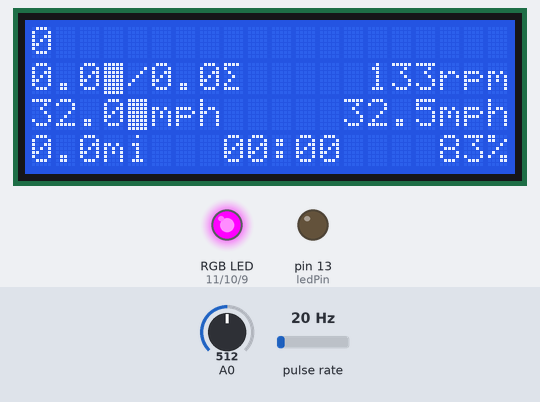
A sketch run on a simulated Arduino Uno, built with avr-gcc and run on an emulated ATmega328P. Shown: 20×4 character LCD, an RGB LED mixed from three pins (HIGH = lit), output pins drawn as LEDs (lit = HIGH). Wiring (inferred from the names in the program): pulse sensor: data pin 2. The test bench sets the inputs (shaded band); at power-on: pulse rate 20 Hz, A0 = 512.

Above: at 1.6 s.
1.7 s: pulse rate (sensor on pin 2) set to 8 Hz
At 2.23 s:
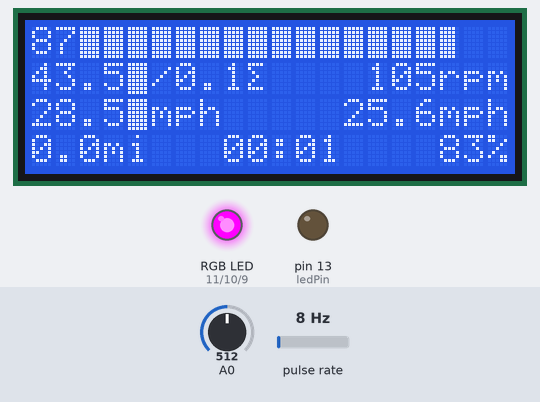
3.9 s: A0 set to 716
At 7.2 s:
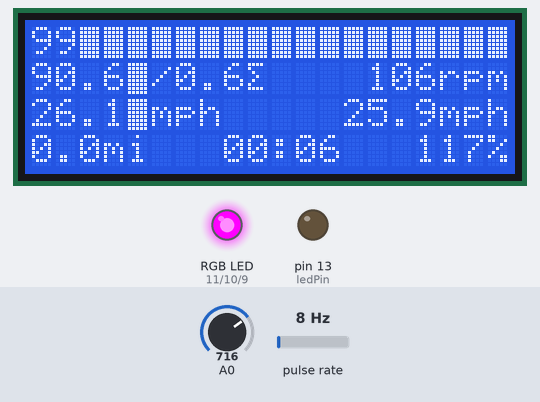
7.3 s: pulse rate (sensor on pin 2) set to 4 Hz
At 9.4 s:
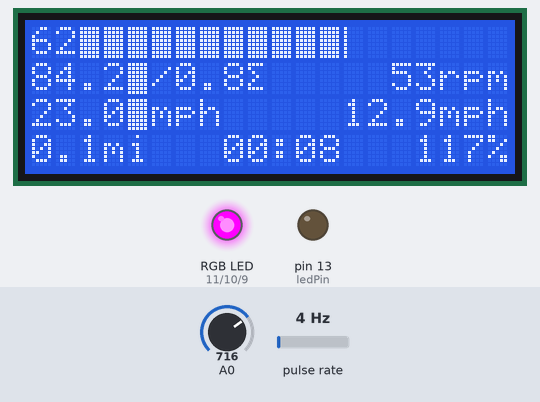
10.3 s: A0 set to 900
At 13.4 s:
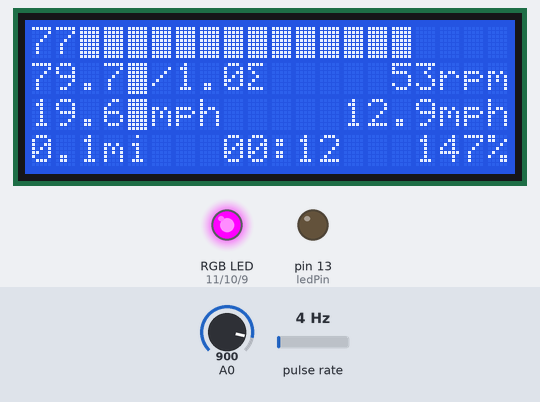
14.3 s: A0 set to 1023
At 17.4 s:
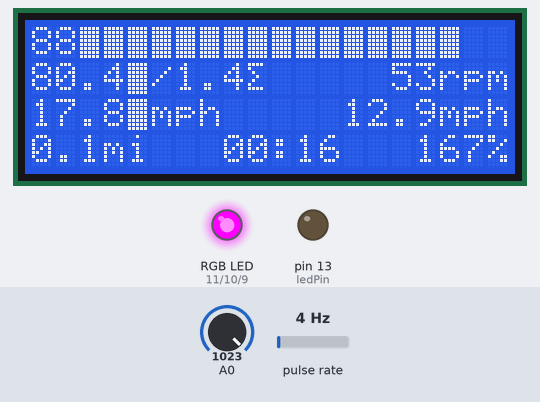
18.3 s: A0 set to 511
At 21.4 s:
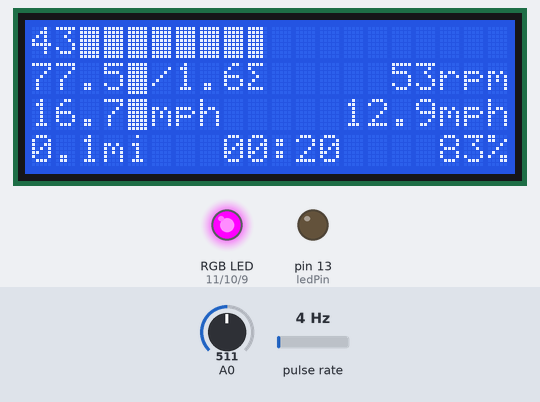
Timing chart, 0 to 22.9 s (numbered marks = the images above; inputs shaded):
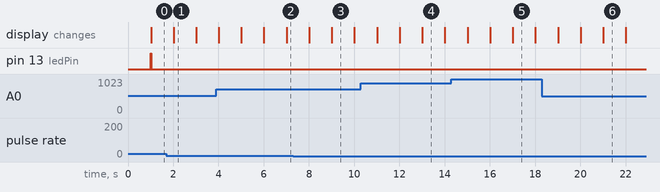

Measured:
- after the input at 1.7 s, pin 13 (ledPin): stops changing and stays LOW; the display: changes after 0.31 s (image 1)
- after the input at 7.3 s, the display: first changes after 0.72 s (image 3 shows a later state)
- what the display in image 1 shows lasts 1.0 s, from 2.0 s to 3.0 s

The sketch:

Exercise_Bike_LCD_v1.0.ino
```cpp
/*

 The LiquidCrystal library works with all LCD displays that are compatible
 with the Hitachi HD44780 driver. There are many of them out there, and you
 can usually tell them by the 16-pin interface.

LCD Pins
 * 1-     VSS to ground
 * 2-     VDD/VCC to +5v
 * 3-     V0 to ground
 *           *Can use 10K potentiometer to set contrast:
 *           *ends to +5V and ground
 *           *VO pin to wiper (pot pin 2)
 * 4-     RS to digital pin 7
 * 5-     R/W to ground
 * 6-     E (Enable) digital pin 6
 * 7-10-  D0-D3 to none
 * 11-    D4 to digital pin 5
 * 12-    D5 to digital pin 4
 * 13-    D6 to digital pin 3
 * 14-    D7 to digital pin 12
 * 15-    A to +5v
 * 16-    K to ground for full LED backlight
 * RGB LCDs:
 * 16-    Red to digital PWM pin 11 (255=backlight off, 0=on)
 * 17-    Grn to digital PWM pin 10 (255=backlight off, 0=on)
 * 18-    Blu to digital PWM pin 9  (255=backlight off, 0=on)

 */

// include the library code:
#include <LiquidCrystal.h>
#include <LcdBarGraph.h>

//CONSTANTS
//Hook RPM sensor to pin 2 for interrupt
#define RPM_SENSOR 2
//Flywheel to pedal ratio (2*pi*radius or pi*diameter)
#define FLYWHEEL_RATIO 4.5
//Flywheel circumference INCHES
#define FLYWHEEL_CIRC 57.305
//debounce time in milliseconds
//Set slightly above max RPM of 200RPM = 3.33 pedal rev per sec *4.5 flywheel ratio = 15 flywheel spins/sec
//1000 millis in a sec / 15 flywheel per sec = 66.66 millis between wheel spins
#define DEBOUNCE_TIME 70
// interval at which to blink LED (milliseconds)
#define BLINK_DURATION 5
//How often to update LCD (milliseconds)
#define LCD_INTERVAL 1000
//How long to wait after last pedal to auto-pause (milliseconds)
#define PAUSE_DELAY 2000
//LCD Width in columns
#define LCD_WIDTH 20
//LCD Height in columns
#define LCD_HEIGHT 4
//Pins for the RGB LCD backlight
#define REDLITE 11
#define GREENLITE 10
#define BLUELITE 9

// initialize the library with the numbers of the interface pins
LiquidCrystal lcd(7, 6, 5, 4, 3, 12);
//LcdBarGraph params (lcdName, columns wide, lcd starting column, lcd line)
LcdBarGraph pwrBar(&lcd, LCD_WIDTH-2, 2, 0);
String timestring = "00:00";
String pausetime = "PAUSE";
int inter_pin;
const int ledPin =  13;// the number of the LED pin
int ledState = LOW;
int sensorValue = 0;
int len = 0;
int len_rt = 0;
int gear = 0;
int rpm = 0;
float lcd_updates = 0.0;
int cur_pwr = 0;
float avg_pwr = 0.0;
float rps;
float mph;
float total_mi;
float total_in;
float avg_mph = 0.0;
float elapsedSecs;
unsigned long avg_mph_total = 0;
unsigned long cur_pwr_total = 0;
unsigned long avg_pwr_total = 0;
float total_pwr = 0.0;
//changed the unsigned longs above this line 10/15/20 from ints due to negative values
//I think I quickly exceeded the limit on ints of ~32000
unsigned long last_spin_time = 0;
unsigned long previousMillisLED = 0;     // will store last time LED was updated
unsigned long previousMillisLCD = 0;     // will store last time LCD was updated
unsigned long startMillis;
unsigned long currentMillis;
unsigned long elapsedMillis;
unsigned long pausedMillis = 0;
bool pause_flash = 0;
byte xbar[] = {
  B11111,
  B00000,
  B10001,
  B01010,
  B00100,
  B01010,
  B10001,
  B00000
};
byte sigma[] = {
  B11110,
  B10000,
  B01000,
  B00100,
  B01000,
  B10000,
  B11110,
  B00000
};

void setup() {
  pinMode(RPM_SENSOR, INPUT);
  pinMode(ledPin, OUTPUT);
  pinMode(REDLITE, OUTPUT);
  pinMode(GREENLITE, OUTPUT);
  pinMode(BLUELITE, OUTPUT);
  inter_pin = digitalPinToInterrupt(RPM_SENSOR);
  attachInterrupt(inter_pin, handle_spin, RISING);
  analogWrite(GREENLITE, 0);
  analogWrite(REDLITE, 255);
  analogWrite(BLUELITE, 255);
  //Serial.begin(115200);
  currentMillis = millis();
  lcd.createChar(0, xbar);
  lcd.createChar(5, sigma);
  //analogWrite(8, CONTRAST);
  // set up the LCD's number of columns and rows:
  lcd.begin(LCD_WIDTH, LCD_HEIGHT);

  //TO-DO print WELCOME message
  //Serial.println("hello");
}

void loop() {
  //blink w/o delay code
  // check to see if it's time to blink the LED
  currentMillis = millis();
  // check for spin since last led blink finished
  if (last_spin_time > (previousMillisLED + BLINK_DURATION)) {
    // save the last time LED blinked (now)
    previousMillisLED = currentMillis;
    ledState = HIGH;
  }
  //last led blink finished and no more recent spin
  else if (currentMillis > last_spin_time + BLINK_DURATION){
    ledState = LOW;
  }
  // set the LED with the ledState of the variable:
  digitalWrite(ledPin, ledState);

  // update LCD on LCD_INTERVAL interval
  if (currentMillis >= previousMillisLCD + LCD_INTERVAL) {
    previousMillisLCD = currentMillis;
    update_lcd();
  }
}

void handle_spin() {
  unsigned long diff = millis() - last_spin_time;
  if (diff > DEBOUNCE_TIME) {
    last_spin_time = millis();
    rps = 1000.000 / diff;
    //divide by 4.5 since wheel spins 4.5x/pedal revolution
    rpm = ((rps * 60.0)/FLYWHEEL_RATIO);
    mph = (FLYWHEEL_CIRC * FLYWHEEL_RATIO * rpm * 60)/63360;
    //Serial.print("RPM:");
    //Serial.println(rpm);
    }
}

void update_lcd() {
  //update time if pedal detected in PAUSE_DELAY interval, else flash
  //alternating elapsed time and "PAUSED"
  if (currentMillis - last_spin_time < PAUSE_DELAY) {
    pause_flash = 0;
    update_time_mph_pwr();
  }
  else {
    pwrBar.drawValue(0, 99);
    flash_pause();
  }

  sensorValue = analogRead(A0);
  //Serial.println(sensorValue);
  gear= map(sensorValue, 0, 611, 0, 100);

  //line1
  // set the cursor to column 0, line 1
  // (note: line 1 is the second row, since counting begins with 0):
  lcd.setCursor(0, 0);
  if (cur_pwr < 10){
    lcd.print(cur_pwr);
    lcd.print(" ");
    pwrBar.drawValue(cur_pwr, 99);
  }
  else if (cur_pwr <= 99){
    lcd.print(cur_pwr);
    pwrBar.drawValue(cur_pwr, 99);
  }
  else {
    lcd.print("99");
    pwrBar.drawValue(99, 99);
  }

  //line2
  lcd.setCursor(0, 1);
  lcd.print(avg_pwr,1);
  len = String(avg_pwr,1).length();
  lcd.setCursor(len, 1);
  lcd.write(byte(0)); //xbar
  lcd.print("/");
  lcd.print(total_pwr,1);
  lcd.write(byte(5));//sigma
  len = len + String(total_pwr,1).length() +3; //+3 for "xbar/" and sigma
  len_rt = LCD_WIDTH - String(rpm).length() -3; //-3 for "rpm"
  //print spaces
  for (int i = len; i < len_rt; i++) {
    lcd.print(" ");
  }
  lcd.setCursor(len_rt, 1);
  lcd.print(rpm);
  lcd.print("rpm");

  //line3
  lcd.setCursor(0, 2);
  lcd.print(avg_mph,1);
  lcd.write(byte(0)); //xbar
  lcd.print("mph");
  len = String(avg_mph,1).length() + 4; //+4 for xbar+"mph"
  len_rt = LCD_WIDTH - String(mph, 1).length() - 3; //-3 for "mph"
  //print spaces
  for (int i = len; i < len_rt; i++) {
    lcd.print(" ");
  }
  lcd.print(mph,1);
  lcd.print("mph");

  //line4
  lcd.setCursor(0, 3);
  lcd.print(total_mi,1);
  lcd.print("mi");
  len = String(total_mi,1).length() + 2; //2 for "mi"
  len_rt = LCD_WIDTH - (LCD_WIDTH/2) - timestring.length() + 3; //+3 for ":ss" piece
  //print spaces
  for (int i = len; i < len_rt; i++) {
    lcd.print(" ");
    len++;
  }
  lcd.print(timestring);
  len = len + timestring.length(); //-1 to remove last increment made by for loop
  len_rt = LCD_WIDTH - String(gear).length() - 1; //-1 for "%"
  for (int i = len; i < len_rt; i++) {
    lcd.print(" ");
  }
  lcd.print(gear);
  lcd.print("%");

}

void update_time_mph_pwr() {
  pause_flash = 0;
  elapsedMillis = (last_spin_time - startMillis - pausedMillis);
  elapsedSecs = elapsedMillis/1000;
  unsigned long durSS = (elapsedMillis/1000)%60;    //Seconds
  unsigned long durMM = (elapsedMillis/(60000))%60; //Minutes

  if (durMM < 10)
  {
    timestring ="0" + String(durMM) + ":";
  }
  else{
    timestring =String(durMM) + ":";
  }

  if (durSS < 10)
  {
    timestring = timestring + "0" + String(durSS);
  }
  else{
    timestring = timestring + String(durSS);
  }
  //keep track of how many times this was called so we know
  //how much to devide the totals by since values are added to the total
  //each time this is called
  lcd_updates++;
  avg_mph_total = avg_mph_total + mph;
  avg_mph = avg_mph_total/lcd_updates;
  //using avg_mph to calculate total instead of actual flywheel spins
  //since we don't capture 100% of the flywheel spins,
  //using avg_mph may be more accurate
  total_mi = avg_mph * (elapsedSecs/3600);

  cur_pwr = (rpm * gear)/100;
  avg_pwr_total = avg_pwr_total + cur_pwr;
  avg_pwr = avg_pwr_total/lcd_updates;
  //kilojoules = watts X seconds / 1000
  //total_pwr = (avg_pwr * elapsedSecs)/1000; //old formlua, potential for total_pwr to drop if avg_pwr does
  //avg_pwr_total = watt seconds = joules when LCD updates every 1000ms
  //use (1000/LCD_INTERVAL) in case LCD_INTERVAL is different than 1000ms
  total_pwr = (avg_pwr_total/(1000.0/LCD_INTERVAL))/1000.0;
}

void flash_pause() {
  //will flash every other LCD update
  if (pause_flash) {
    pause_flash = !pause_flash;
    rpm = 0;
    mph = 0;
    cur_pwr = 0;
    timestring = pausetime;
    pausedMillis = pausedMillis + LCD_INTERVAL;
  }
  else {
    pause_flash = !pause_flash;
    rpm = 0;
    mph = 0;
    cur_pwr = 0;
    pausetime = timestring;
    timestring = "PAUSE";
    pausedMillis = pausedMillis + LCD_INTERVAL;
  }
}
```
